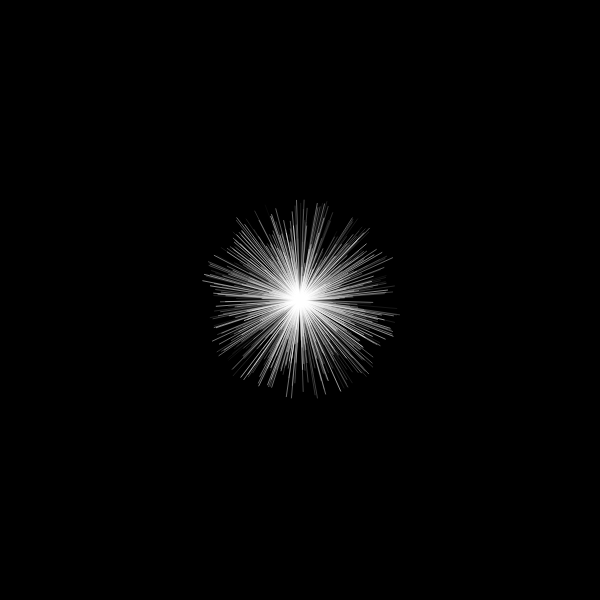
Frame 1 (no input)
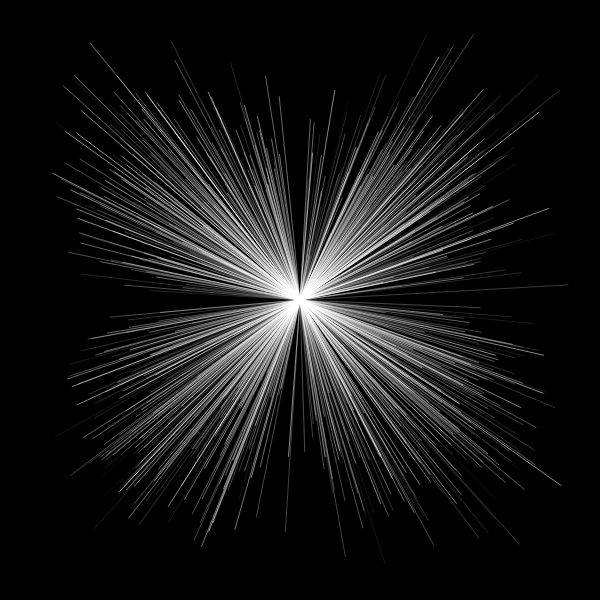
Frame 60 (no input)
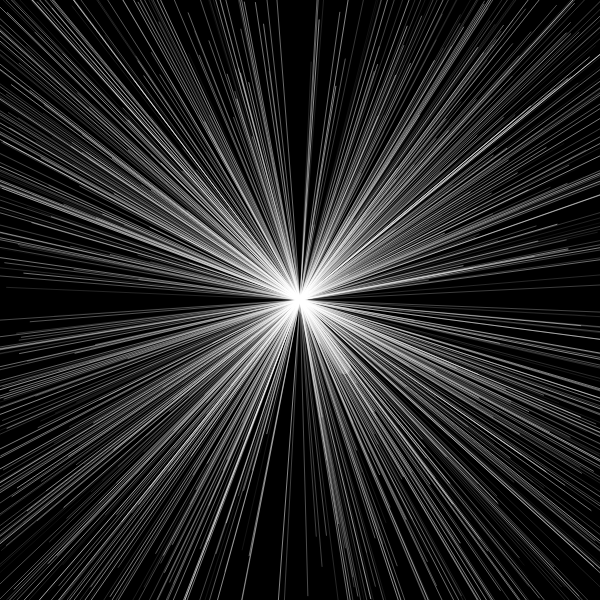
Frame 120 (the mouse pressed at the canvas centre since frame 60)

The p5.js sketch that drew these frames (run headless with seeded random() and noise() and a simulated clock; from frame 60 on, the mouse is pressed at the canvas centre):

// p5.js sketch
// ── sketch.js
let lines = [];
lines.length = 1000;

function setup() 
{
  createCanvas(600, 600);

  for (let i = 0; i < lines.length; i++)
  {
    let radius = random(1, 100);
    let angle = map (i, 0, lines.length, 0, TWO_PI);
    lines[i] = new Line(width/2 + radius * cos(angle), height/2 + radius * sin(angle), width/2, height/2);
    lines[i].opacity = random(127, 155);
    lines[i].stroke = 255;
    lines[i].strokeWeight = random(0.05, 1);
    lines[i].xMove = random(0.05, 3);
    lines[i].yMove = random(0.05, 3);
  }

}

function draw() 
{
  background(0);

  for(let i = 0; i < lines.length; i++)
  {
    lines[i].move();
    lines[i].display();
  }
}

function mousePressed()
{
  lines.push(new Line(mouseX, mouseY, width/2, height/2));
  lines[lines.length - 1].xMove = random(0.05, 3);
  lines[lines.length - 1].yMove = random(0.05, 3);
  lines[lines.length - 1].yMove = random(0.05, 3);
  lines[lines.length - 1].strokeWeight = random(5, 20);
  lines[lines.length - 1].opacity = random(32, 127);
}

function keyPressed()
{
  for (let i = 0; i < lines.length; i++)
  {
    radius = random(1, 100);
    let angle = map (i, 0, lines.length, 0, TWO_PI);
    lines[i] = new Line(width/2 + radius * cos(angle), height/2 + radius * sin(angle), width/2, height/2);
    lines[i].opacity = random(127, 155);
    lines[i].stroke = 255;
    lines[i].strokeWeight = random(0.05, 1);
    lines[i].xMove = random(0.05, 3);
    lines[i].yMove = random(0.05, 3);
  }
}

class Line
{
  constructor(_x1, _y1, _x2, _y2)
  {
    this.x1 = _x1;
    this.y1 = _y1;
    this.x2 = _x2;
    this.y2 = _y2;
    this.stroke = 255;
    this.strokeWeight = 1;
    this.opacity = 255;
    this.xMove = 0.5;
    this.yMove = 0.5;
  }

  display()
  {
    strokeWeight(this.strokeWeight);
    stroke(this.stroke, this.opacity);
    line(this.x1, this.y1, this.x2, this.y2);
  }

  move()
  {
    if (this.x1 < width/2)
    {
      this.x1 -= this.xMove;
    }
    else
    {
      this.x1 += this.xMove;
    }

    if (this.y1 < height/2)
    {
      this.y1 -= this.yMove;
    }
    else
    {
      this.y1 += this.yMove;
    }
  }
}
